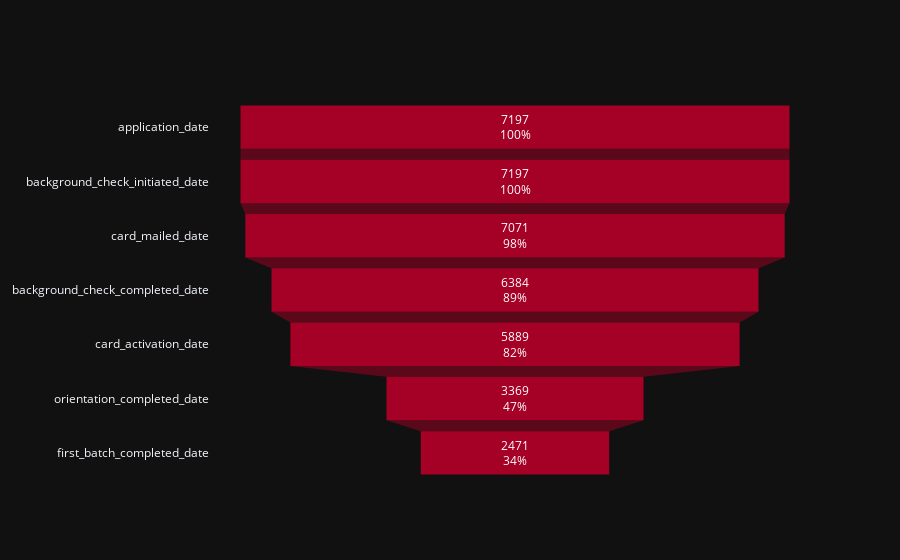

Notebook code cell kept with this figure:
### Code cell
# plot the converstion funnel of treatment group

df_treat_converstion = df[df['group'] == 'treatment'].groupby(['group', 'event']).applicant_id.nunique().sort_values(
    ascending=False)

# print(df_treat_converstion)

df_treat_converstion = df_treat_converstion.to_frame()

fig = go.Figure(go.Funnel(
    y=df_treat_converstion.index.get_level_values(1),
    x=df_treat_converstion.applicant_id,
    name='treatment',
    textinfo="value+percent initial",
    marker=dict(color='rgb(165,0,38)')))

fig.show()

# from the funnel chart, we can see that the converstion rate of treatment group is higher than control group, reaching to about 43%

### Figure 1 — Plotly figure (JSON) as saved in the notebook; plotly's stock layout.template omitted (floating-point values rounded to 4 significant figures)
{"data": [{"marker": {"color": "rgb(165,0,38)"}, "name": "treatment", "textinfo": "value+percent initial", "x": [7197, 7197, 7071, 6384, 5889, 3369, 2471], "y": ["application_date", "background_check_initiated_date", "card_mailed_date", "background_check_completed_date", "card_activation_date", "orientation_completed_date", "first_batch_completed_date"], "type": "funnel"}], "layout": {}}
